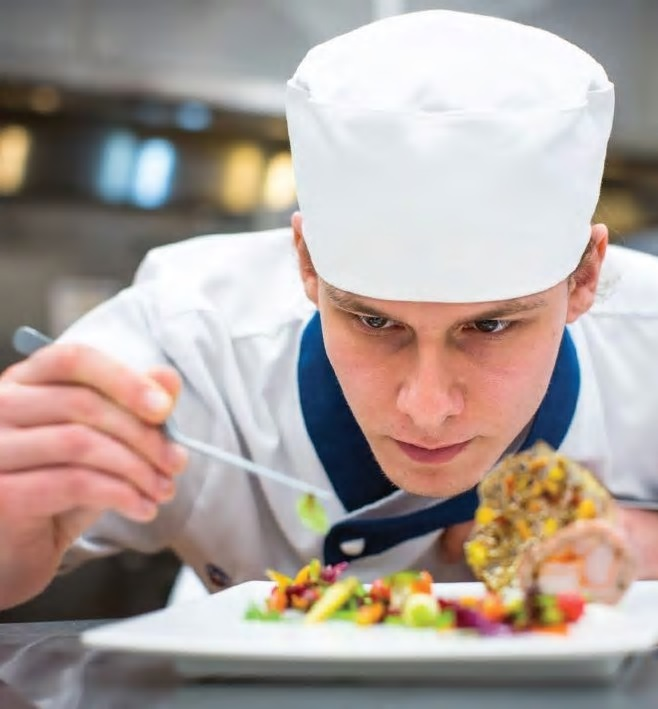
#> input picture data/svd_demo2.jpg, 658 x 709 px
$ python demo1.py
#> lines starting #> are read from the running program, lines starting #| are printed output that depends on the picture
# -*- coding: utf-8 -*-
"""
Created on Mon Mar 15 09:37:05 2021

@author: htchen
"""
# If this script is not run under spyder IDE, comment the following two lines.
from IPython import get_ipython
get_ipython().run_line_magic('reset', '-sf')

import math
import numpy as np
import numpy.linalg as la
import matplotlib.pyplot as plt
import cv2

# calculate the eigenvalues and eigenvectors of a squared matrix
# the eigenvalues are decreasing ordered
def myeig(A):
    lambdas, V = np.linalg.eig(A)
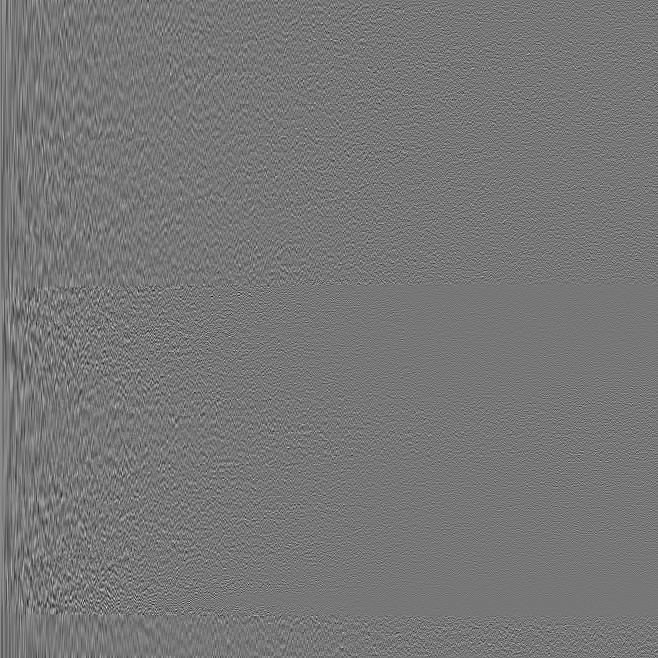
#> V: shape (658, 658) float64; min -0.257, max 0.293, mean 5.63e-05; drawn with min black and max white
#> lambdas = 658 values, max 1.31e+10 at index 0, min 0.168 at index 556, mean 21913158.6
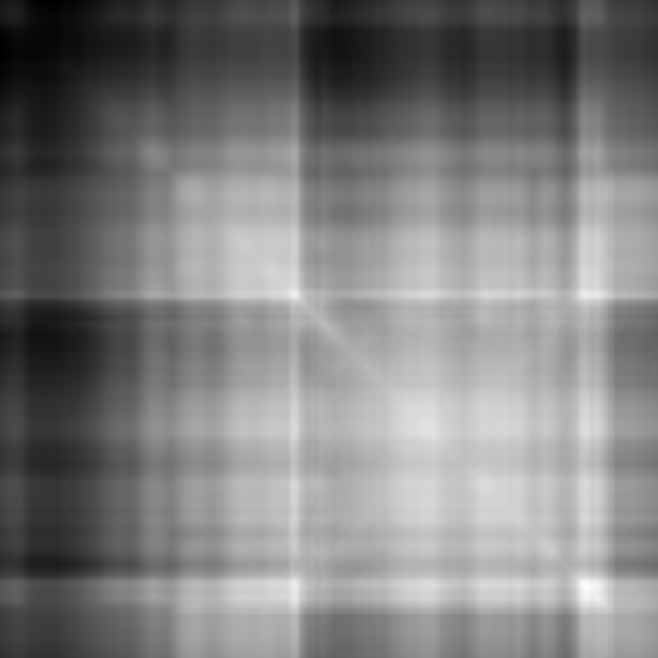
#> A: shape (658, 658) float64; min 9744700, max 29303507, mean 19496062.5; drawn with min black and max white
    # lambdas, V may contain complex value
    lambdas, V = np.real(lambdas), np.real(V)
    lambda_abs = np.abs(lambdas)
#> lambda_abs has the same summary as lambdas
    idx = lambda_abs.argsort()[::-1]
#> idx = 658 values, max 657 at index 567, min 0 at index 0, mean 328.5
    return lambdas[idx], V[:,idx]

# SVD: A = U * Sigma * V^T
# V: eigenvector matrix of A^T * A; U: eigenvector matrix of A * A^T
def mysvd(A):
    lambdas, V = myeig(A.T @ A)
#> lambdas = 658 values, max 1.31e+10 at index 0, min 0.168 at index 657, mean 21913158.6
    U = A @ V / np.sqrt(lambdas)
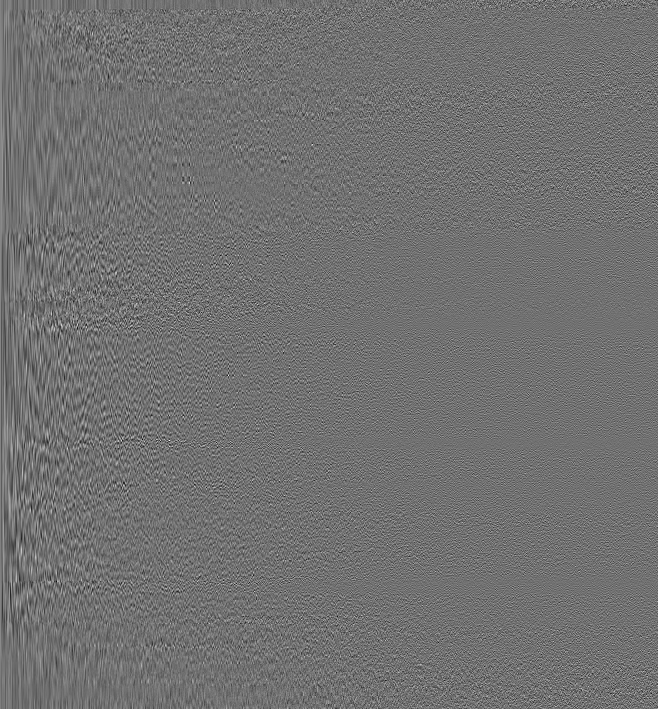
#> U: shape (709, 658) float64; min -0.229, max 0.285, mean 6.22e-05; drawn with min black and max white
    Sigma = np.diag(np.sqrt(lambdas))
    return U, Sigma, V

# 讀取影像檔, 並保留亮度成分
img = cv2.imread('data/svd_demo2.jpg', cv2.IMREAD_GRAYSCALE)
plt.imshow(img, cmap='gray')
plt.axis('off')
plt.show()

# convert img to float data type
A = img.astype(dtype=np.float64)

# SVD of A
U, Sigma, V = mysvd(A)
VT = V.T
# get sum of the first r comonents of SVD
r = 40
A_bar = U[:, 0:r] @ Sigma[0:r, 0:r] @ VT[0:r, :]
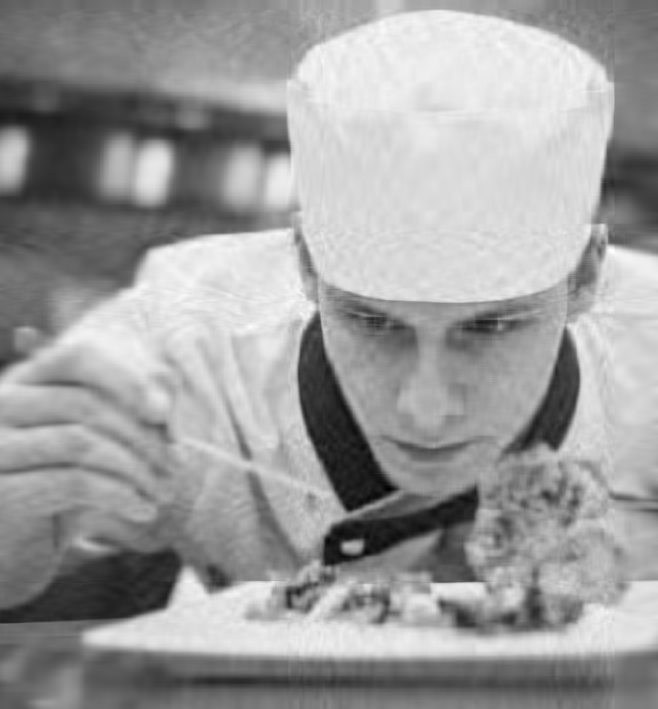
#> A_bar: shape (709, 658) float64; min -12.53, max 273.5, mean 163.4; drawn with min black and max white

plt.imshow(A_bar, cmap='gray', vmin = 0, vmax = 255)
#> (this line was passed over: IPython is not available in this run)
plt.axis('off')
#> (this line was passed over: IPython is not available in this run)
plt.show()

img_h, img_w = A.shape
#> img_h = 709; img_w = 658
# Compute SNR
keep_r = 200
snrs = np.zeros(keep_r)
ratios = np.zeros(keep_r)
Energy_A = np.sum(A * A)
#> Energy_A = 1.44e+10
for r in range(1, keep_r + 1):
    A_bar = U[:, 0:r] @ Sigma[0:r, 0:r] @ VT[0:r, :]
    Noise = A - A_bar
    Energy_N = np.sum(Noise * Noise)
    snrs[r - 1] = 10.0 * math.log10(Energy_A / Energy_N)
    ratios[r - 1] = (img_h * r + r + r * img_w) / (img_h * img_w)
#> this loop made 200 passes
#> Energy_N on passes 1 to 3: 1.3e+09, 656939560.7, 524292081.4
#> pass 1, `A_bar = U[:, 0:r] @ Sigma[0:r, 0:r] @ VT[0:r, :]`:
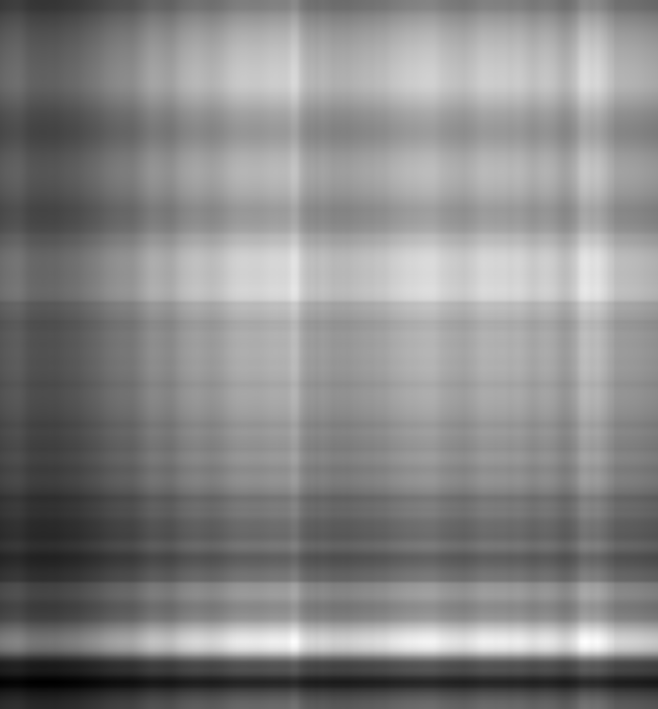
#> A_bar: shape (709, 658) float64; min 45.74, max 267.3, mean 163.2; drawn with min black and max white
#> pass 1, `Noise = A - A_bar`:
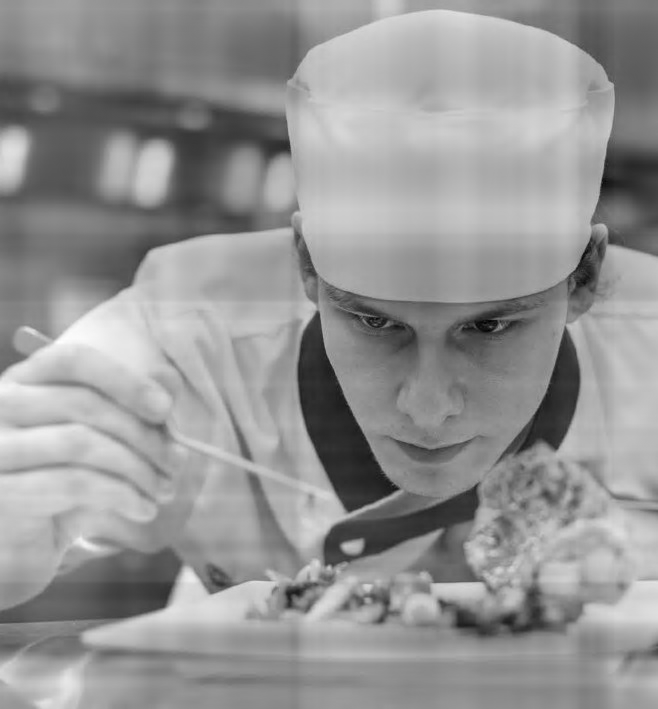
#> Noise: shape (709, 658) float64; min -185.8, max 132.6, mean 0.2; drawn with min black and max white
#> pass 2, `Noise = A - A_bar`:
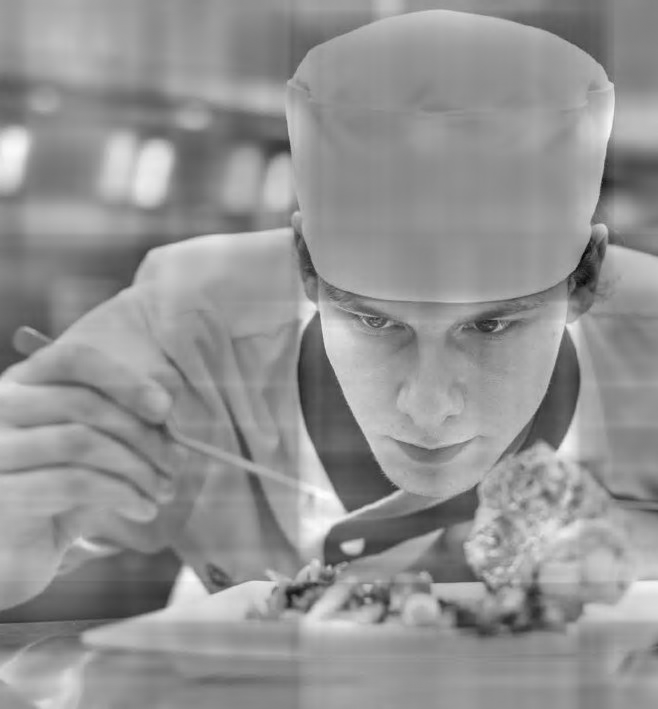
#> Noise: shape (709, 658) float64; min -179.3, max 130.5, mean 0.1; drawn with min black and max white
#> after the loop, ratios = 200 values from 0.00293 to 0.586; snrs = 200 values from 10.44 to 49.44

plt.plot(np.arange(1, keep_r + 1), snrs, c='r')
#> (this line was passed over: IPython is not available in this run)
plt.show()

plt.plot(np.arange(1, keep_r + 1), ratios, c='r')
#> (this line was passed over: IPython is not available in this run)
plt.show()

$ run again, with data/svd_demo1.jpg copied over data/svd_demo2.jpg
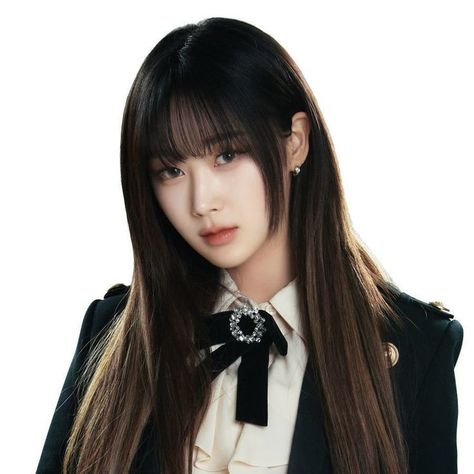
#> input picture data/svd_demo1.jpg, 474 x 474 px
#> in myeig, `lambdas, V = np.real(lambdas), np.real(V)`: lambdas = 474 values, max 6.33e+09 at index 0, min -5.41e-08 at index 444, mean 15841284.9
#> lambda_abs = 474 values, max 6.33e+09 at index 0, min 2.34e-13 at index 469, mean 15841284.9
#> idx = 474 values, max 473 at index 465, min 0 at index 0, mean 236.5
#> `A_bar = U[:, 0:r] @ Sigma[0:r, 0:r] @ VT[0:r, :]`:
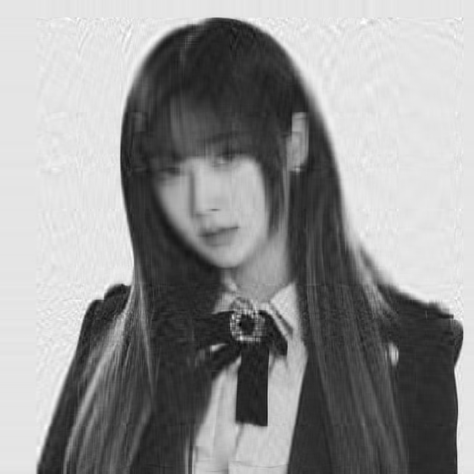
#> A_bar: shape (474, 474) float64; min -37.76, max 287.7, mean 149.8; drawn with min black and max white
#> Energy_A = 7.51e+09
#> the loop `for r in range(1, keep_r + 1):` made 200 passes
#> Energy_N on passes 1 to 3: 1.18e+09, 728161115.6, 493741962.7
#> pass 2, `Noise = A - A_bar`:
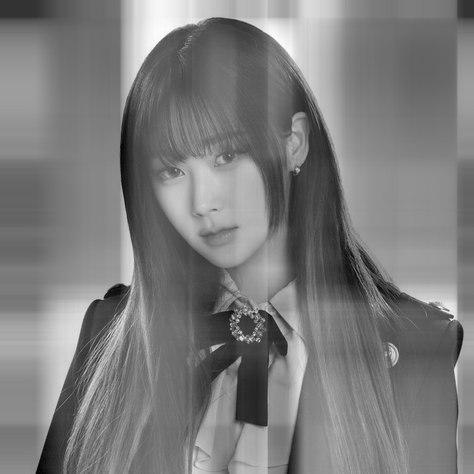
#> Noise: shape (474, 474) float64; min -185.5, max 192.6, mean -1; drawn with min black and max white
#> after the loop `for r in range(1, keep_r + 1):`: ratios = 200 values from 0.00422 to 0.845; snrs = 200 values from 8.04 to 41.29
